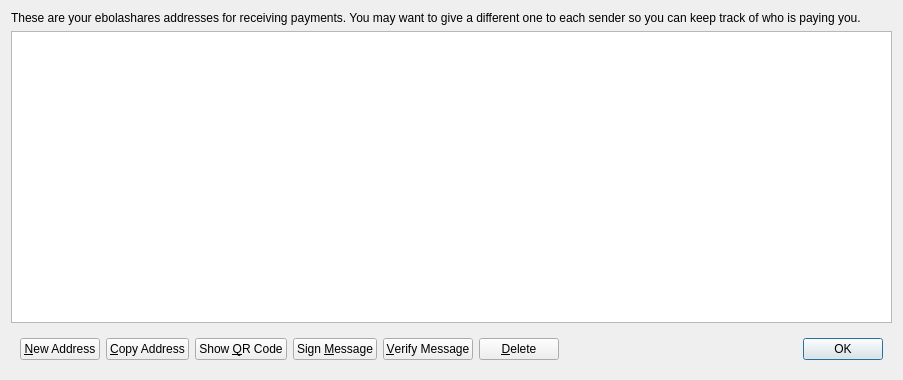
<?xml version="1.0" encoding="UTF-8"?>
<ui version="4.0">
 <class>AddressBookPage</class>
 <widget class="QWidget" name="AddressBookPage">
  <property name="geometry">
   <rect>
    <x>0</x>
    <y>0</y>
    <width>903</width>
    <height>380</height>
   </rect>
  </property>
  <property name="windowTitle">
   <string>Address Book</string>
  </property>
  <layout class="QVBoxLayout" name="verticalLayout">
   <item>
    <widget class="QLabel" name="labelExplanation">
     <property name="text">
      <string>These are your ebolashares addresses for receiving payments. You may want to give a different one to each sender so you can keep track of who is paying you.</string>
     </property>
     <property name="textFormat">
      <enum>Qt::PlainText</enum>
     </property>
     <property name="wordWrap">
      <bool>true</bool>
     </property>
    </widget>
   </item>
   <item>
    <widget class="QTableView" name="tableView">
     <property name="contextMenuPolicy">
      <enum>Qt::CustomContextMenu</enum>
     </property>
     <property name="toolTip">
      <string>Double-click to edit address or label</string>
     </property>
     <property name="tabKeyNavigation">
      <bool>false</bool>
     </property>
     <property name="alternatingRowColors">
      <bool>true</bool>
     </property>
     <property name="selectionMode">
      <enum>QAbstractItemView::SingleSelection</enum>
     </property>
     <property name="selectionBehavior">
      <enum>QAbstractItemView::SelectRows</enum>
     </property>
     <property name="sortingEnabled">
      <bool>true</bool>
     </property>
     <attribute name="verticalHeaderVisible">
      <bool>false</bool>
     </attribute>
    </widget>
   </item>
   <item>
    <widget class="QWidget" name="buttonBar" native="true">
     <layout class="QHBoxLayout" name="horizontalLayout">
      <item>
       <widget class="QPushButton" name="newAddressButton">
        <property name="toolTip">
         <string>Create a new address</string>
        </property>
        <property name="text">
         <string>&amp;New Address</string>
        </property>
       </widget>
      </item>
      <item>
       <widget class="QPushButton" name="copyToClipboard">
        <property name="toolTip">
         <string>Copy the currently selected address to the system clipboard</string>
        </property>
        <property name="text">
         <string>&amp;Copy Address</string>
        </property>
       </widget>
      </item>
      <item>
       <widget class="QPushButton" name="showQRCode">
        <property name="text">
         <string>Show &amp;QR Code</string>
        </property>
       </widget>
      </item>
      <item>
       <widget class="QPushButton" name="signMessage">
        <property name="toolTip">
         <string>Sign a message to prove you own a ebolashares address</string>
        </property>
        <property name="text">
         <string>Sign &amp;Message</string>
        </property>
       </widget>
      </item>
      <item>
       <widget class="QPushButton" name="verifyMessage">
        <property name="toolTip">
         <string>Verify a message to ensure it was signed with a specified ebolashares address</string>
        </property>
        <property name="text">
         <string>&amp;Verify Message</string>
        </property>
       </widget>
      </item>
      <item>
       <widget class="QPushButton" name="deleteButton">
        <property name="toolTip">
         <string>Delete the currently selected address from the list</string>
        </property>
        <property name="text">
         <string>&amp;Delete</string>
        </property>
       </widget>
      </item>
      <item>
       <spacer name="horizontalSpacer">
        <property name="orientation">
         <enum>Qt::Horizontal</enum>
        </property>
        <property name="sizeHint" stdset="0">
         <size>
          <width>40</width>
          <height>20</height>
         </size>
        </property>
       </spacer>
      </item>
      <item>
       <widget class="QDialogButtonBox" name="buttonBox">
        <property name="sizePolicy">
         <sizepolicy hsizetype="Maximum" vsizetype="Fixed">
          <horstretch>0</horstretch>
          <verstretch>0</verstretch>
         </sizepolicy>
        </property>
        <property name="standardButtons">
         <set>QDialogButtonBox::Ok</set>
        </property>
       </widget>
      </item>
     </layout>
    </widget>
   </item>
  </layout>
 </widget>
 <resources/>
 <connections/>
</ui>
